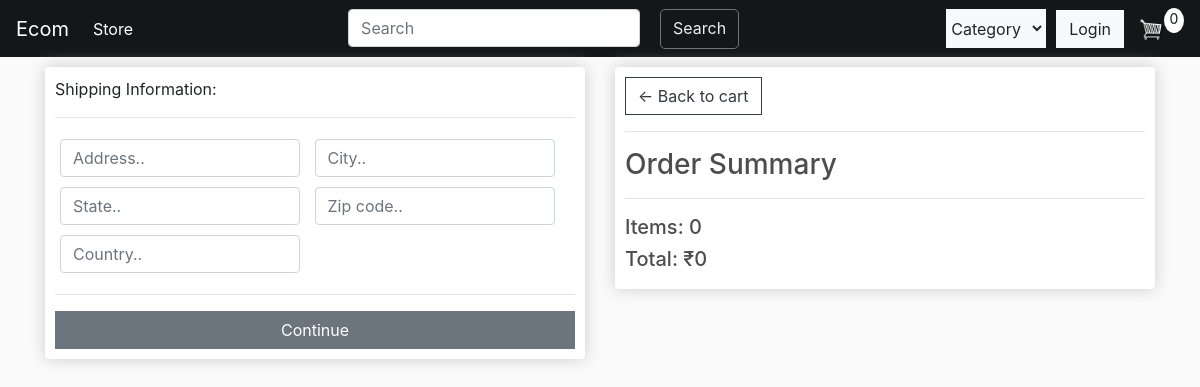
The app's page /checkout (signed in), older data.
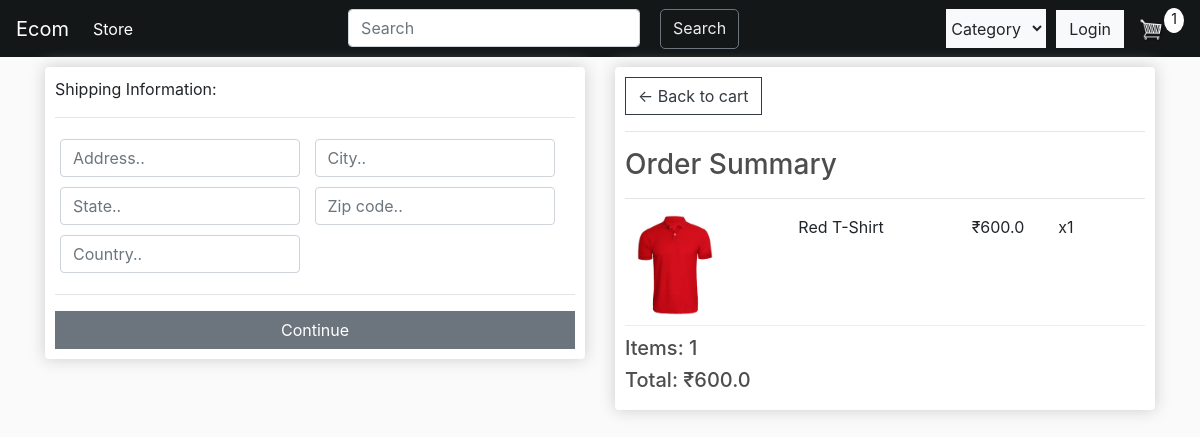
The same page, newer data.
### store/models.py (models this page shows, shortened)
class Order(models.Model):
    customer = models.ForeignKey(Customer, on_delete=models.SET_NULL,blank=True,null=True)
    date_ordered = models.DateTimeField(auto_now_add=True)
    complete = models.BooleanField(default=False,null=True,blank=False)
    transaction_id = models.CharField(max_length=200, null=True)
    @property
    def get_cart_total(self):
        orderitem = self.orderitem_set.all()
        total =  sum([item.get_total for item in orderitem])
        return total
    @property
    def get_cart_items(self):
        orderitem = self.orderitem_set.all()
        total = sum([item.quantity for item in orderitem])
        return total

class OrderItem(models.Model):
    product = models.ForeignKey(Product, on_delete=models.SET_NULL, null =True)
    order = models.ForeignKey(Order, on_delete = models.SET_NULL, null = True)
    quantity = models.IntegerField(default = 0, null = True, blank = True)
    date_added = models.DateTimeField(auto_now_add = True)
    @property
    def get_total(self):
        total = self.product.price * self.quantity
        return total

class Product(models.Model):
    name = models.CharField(max_length=200,null=True)
    price = models.FloatField()
    description = models.CharField(max_length=500,blank=True,default="")
    CATEGORY = (('shirt','SHIRT'), ('t-shirt','T-SHIRT'),('trouser','TROUSER'))
    categories = models.CharField(max_length=7,choices=CATEGORY,default='shirt')
    image = models.ImageField(null=True,blank = True)
    stock = models.IntegerField(default = 0)
    @property
    def imageURL(self):
        try:
            url = self.image.url
        except:
            url = ''
        return url

### store/views.py (the view)
# urls.py: path('checkout',views.checkout,name='checkout'),
def checkout(request):
    customer = request.user.customer
    order, created = Order.objects.get_or_create(customer=customer, complete = False)
    items = order.orderitem_set.all()
    cartItems = order.get_cart_items
    context = {"items":items, "order":order, "cartItems": cartItems}
    return render(request,'store/checkout.html',context)

### store/templates/store/checkout.html (shortened to what this page needs)
{% extends 'store/main.html'%}
{% load static%}
{%block content%}
<div class="row">
    <div class="col-lg-6">
        <div class="box-element" id="former-wrapper">
            <form id="form">
                <div id="shipping-info">
						<p>Shipping Information:</p>
						<hr>
						<div class="form-field">
							<input class="form-control" type="text" name="address" placeholder="Address..">
						</div>
						<div class="form-field">
							<input class="form-control" type="text" name="city" placeholder="City..">
						</div>
						<div class="form-field">
							<input class="form-control" type="text" name="state" placeholder="State..">
						</div>
						<div class="form-field">
							<input class="form-control" type="text" name="zipcode" placeholder="Zip code..">
						</div>
						<div class="form-field">
							<input class="form-control" type="text" name="country" placeholder="Country..">
						</div>
                </div>
                <hr>
                <input id="form-btn" class="btn  btn-secondary btn-block" type="submit" value="Continue">
            </form>
        </div>
        <br>
    </div>
    <div class="col-lg-6">
        <div class="box-element" >
            <a class="btn btn-outline-dark" href="{% url 'cart' %}">&#8592; Back to cart</a>
            <hr>
            <h3>Order Summary</h3>
            <hr>
            {% for item in items%}
                <div  class="cart-row">
                    <div style="flex:2"><img class="row-image" src="{{item.product.imageURL}}"></div>
                    <div style="flex:2"><p>{{item.product.name}}</p></div>
                    <div style="flex:1"><p>₹{{item.product.price}}</p></div>
                    <div style="flex:1"><p>x{{item.quantity}}</p></div>
                </div>
            {% endfor %}
            <h5>Items:   {{order.get_cart_items}}</h5>
	        <h5 >Total:   ₹{{order.get_cart_total}}</h5>
        </div>
    </div>
</div>
{%endblock%}

Row changes from the older to the newer data that the page shows:
removed Order: get_cart_items "0", get_cart_total "0"
added OrderItem: product.imageURL (picture), product.name "Red T-Shirt", product.price "600.0", quantity "1"
added Order: get_cart_items "1", get_cart_total "600.0"
Text that changed along with them:
{{ cartItems }}: "0" → "1"
